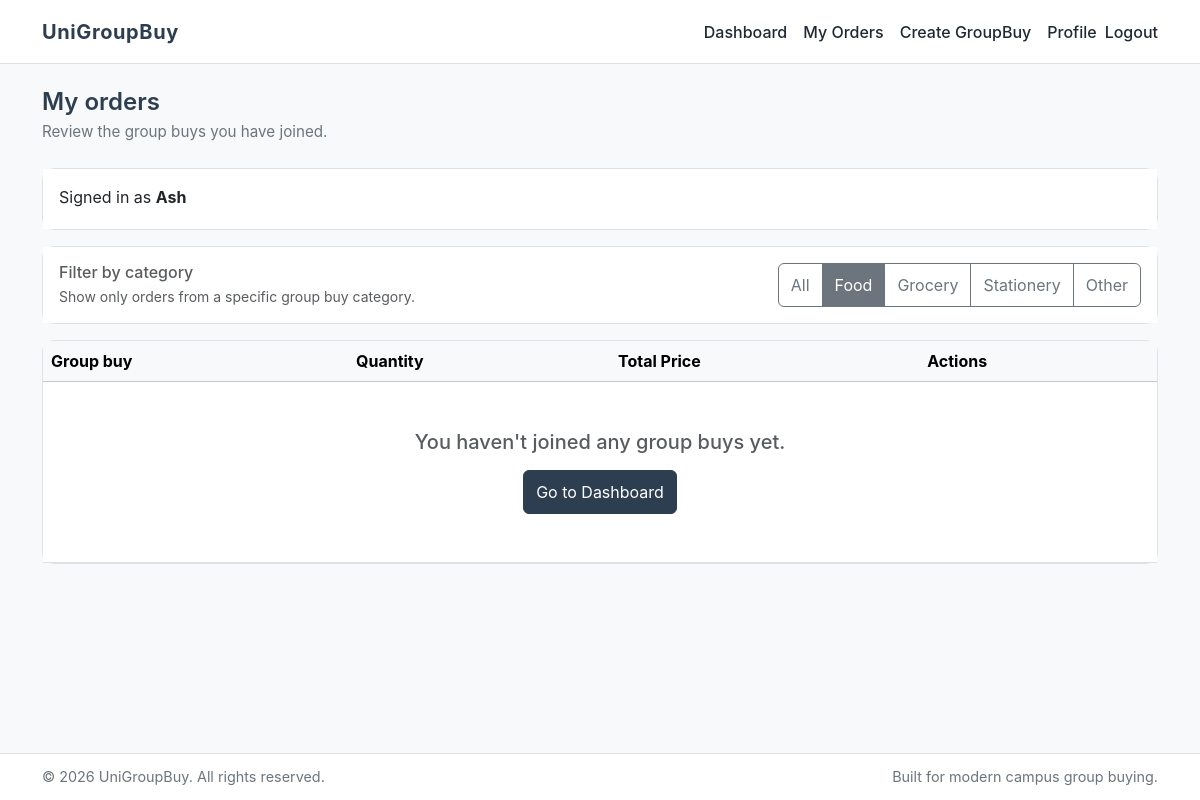
Page /orders/?category=Food (signed in) on the committed database.
### groupbuy/models.py (models this page shows, shortened)
class GroupBuy(models.Model):
    CATEGORY_FOOD = "Food"
    CATEGORY_GROCERY = "Grocery"
    CATEGORY_STATIONERY = "Stationery"
    CATEGORY_OTHER = "Other"
    CATEGORY_CHOICES = [
        (CATEGORY_FOOD, "Food"),
        (CATEGORY_GROCERY, "Grocery"),
        (CATEGORY_STATIONERY, "Stationery"),
        (CATEGORY_OTHER, "Other"),
    ]
    STATUS_OPEN = "open"
    STATUS_ORDERED = "ordered"
    STATUS_CLOSED = "closed"
    STATUS_CHOICES = [
        (STATUS_OPEN, "Open"),
        (STATUS_ORDERED, "Ordered"),
        (STATUS_CLOSED, "Closed"),
    ]
    title = models.CharField(max_length=200)
    store_name = models.CharField(max_length=200, blank=True, null=True)
    category = models.CharField(max_length=20, choices=CATEGORY_CHOICES, blank=True, null=True)
    deadline = models.DateTimeField(blank=True, null=True)
    pickup_instructions = models.TextField(blank=True, null=True)
    description = models.TextField(blank=True, null=True)
    price = models.DecimalField(max_digits=8, decimal_places=2)
    target_quantity = models.IntegerField()
    status = models.CharField(max_length=20, choices=STATUS_CHOICES, default=STATUS_OPEN)
    created_by = models.ForeignKey(User, on_delete=models.CASCADE)
    created_at = models.DateTimeField(auto_now_add=True)

### mysite/views.py (the view)
# urls.py: path('orders/', views.my_orders, name="my_orders"),
@login_required
def my_orders(request):
    selected_category = (request.GET.get("category") or "").strip()
    orders = Order.objects.filter(user=request.user).select_related("groupbuy").order_by("-id")
    if selected_category and selected_category in dict(GroupBuy.CATEGORY_CHOICES):
        orders = orders.filter(groupbuy__category=selected_category)
    for order in orders:
        order.total_price = (order.groupbuy.price * Decimal(order.quantity)).quantize(Decimal("0.01"))
    return render(request, "my_orders.html", {
        "orders": orders,
        "selected_category": selected_category,
        "category_choices": GroupBuy.CATEGORY_CHOICES,
    })

### templates/my_orders.html (shortened to what this page needs)
{% extends "base.html" %}
{% block content %}
<section class="mb-4">
    <div class="d-flex flex-column flex-md-row justify-content-between align-items-start align-items-md-center gap-3">
        <div>
            <h1 class="page-header-title mb-1">My orders</h1>
            <p class="page-header-subtitle mb-0">Review the group buys you have joined.</p>
        </div>
    </div>
</section>
<section aria-label="My orders list">
    <div class="card mb-3">
        <div class="card-body d-flex flex-column flex-md-row justify-content-between align-items-start align-items-md-center gap-3">
            <div>
                <p class="mb-1">Signed in as <strong>{{ request.user.username }}</strong></p>
            </div>
        </div>
    </div>
    <div class="card mb-3">
        <div class="card-body d-flex flex-column flex-md-row justify-content-between align-items-start align-items-md-center gap-3">
            <div>
                <h2 class="h6 text-muted mb-1">Filter by category</h2>
                <p class="small text-muted mb-0">Show only orders from a specific group buy category.</p>
            </div>
            <div class="btn-group" role="group" aria-label="Filter my orders by category">
                <a href="{% url 'my_orders' %}" class="btn btn-outline-secondary {% if not selected_category %}active{% endif %}">All</a>
                {% for value, label in category_choices %}
                <a
                    href="{% url 'my_orders' %}?category={{ value }}"
                    class="btn btn-outline-secondary {% if selected_category == value %}active{% endif %}"
                >
                    {{ label }}
                </a>
                {% endfor %}
            </div>
        </div>
    </div>
    <div class="card">
        <div class="card-body p-0">
            <div class="table-responsive">
                <table class="table align-middle mb-0">
                    <thead class="table-light">
                        <tr>
                            <th scope="col">Group buy</th>
                            <th scope="col">Quantity</th>
                            <th scope="col">Total Price</th>
                            <th scope="col">Actions</th>
                        </tr>
                    </thead>
                    <tbody>
                        {% for order in orders %}
                        <tr>
                            <td>
                                <div class="fw-semibold">{{ order.groupbuy.title }}</div>
                                <div class="small text-muted">
                                    ID: #{{ order.groupbuy.id }}
                                    · {{ order.groupbuy.category|default:"Other" }}
                                    · {{ order.groupbuy.get_status_display|default:"Open" }}
                                </div>
                            </td>
                            <td>{{ order.quantity }} items</td>
                            <td>£{{ order.total_price }}</td>
                            <td>
                                <div class="d-flex flex-wrap gap-2">
                                    <a href="{% url 'groupbuy_detail' order.groupbuy.id %}" class="btn btn-sm btn-outline-primary">View details</a>
                                    <form method="post" action="{% url 'delete_order' order.id %}" class="d-inline">
                                        {% csrf_token %}
                                        <button type="submit" class="btn btn-sm btn-outline-danger">Remove</button>
                                    </form>
                                </div>
                            </td>
                        </tr>
                        {% empty %}
                        <tr>
                            <td colspan="4" class="text-center py-5 text-muted">
                                <h5>You haven't joined any group buys yet.</h5>
                                <a href="{% url 'dashboard' %}" class="btn btn-primary mt-2">Go to Dashboard</a>
                            </td>
                        </tr>
                        {% endfor %}
                    </tbody>
                </table>
            </div>
        </div>
    </div>
</section>
{% endblock %}

### static/css/style.css (style rules this page uses)
:root { --color-primary: #2c3e50; --color-accent: #3498db; --color-background: #f8f9fa; --color-surface: #ffffff; --color-border-subtle: #dde2e7; --color-text-main: #1f2933; --color-text-muted: #6c757d; --color-focus-ring: #1d72f3; --app-footer-height: 64px; }
*, *::before, *::after { box-sizing: border-box; }
html { scroll-behavior: smooth; }
body { margin: 0; min-height: 100vh; padding-bottom: var(--app-footer-height); font-family: "Inter", -apple-system, BlinkMacSystemFont, "Segoe UI", system-ui, sans-serif; background-color: var(--color-background); color: var(--color-text-main); text-rendering: optimizeLegibility; -webkit-font-smoothing: antialiased; }
a { color: var(--color-accent); text-decoration: none; }
.btn-primary { background-color: var(--color-primary); border-color: var(--color-primary); }
.btn { min-height: 44px; min-width: 44px; display: inline-flex; align-items: center; justify-content: center; }
.page-header-title { font-size: 1.5rem; font-weight: 600; color: var(--color-primary); }
.page-header-subtitle { font-size: 0.95rem; color: var(--color-text-muted); }
.card { border-radius: 0.75rem; border-color: var(--color-border-subtle); transition: box-shadow 0.18s ease, transform 0.18s ease, border-color 0.18s ease; }
.card-body { background-color: var(--color-surface); }

### rows in the picture
GroupBuy: category "Food"
GroupBuy: category "Grocery"
GroupBuy: category "Stationery"

### other values in the picture
{{ request.user.username }} "Ash"
{{ label }} "Other"
